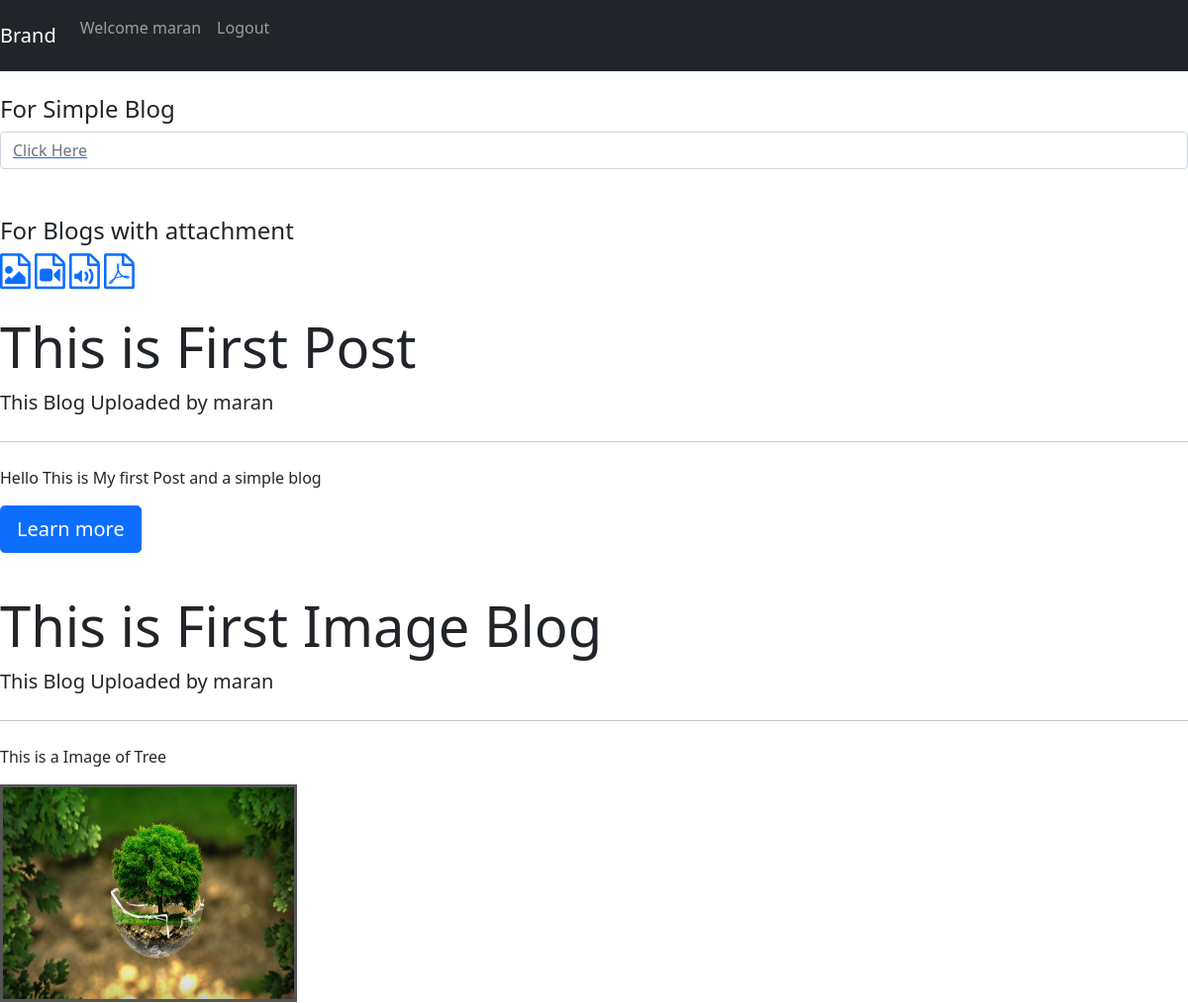
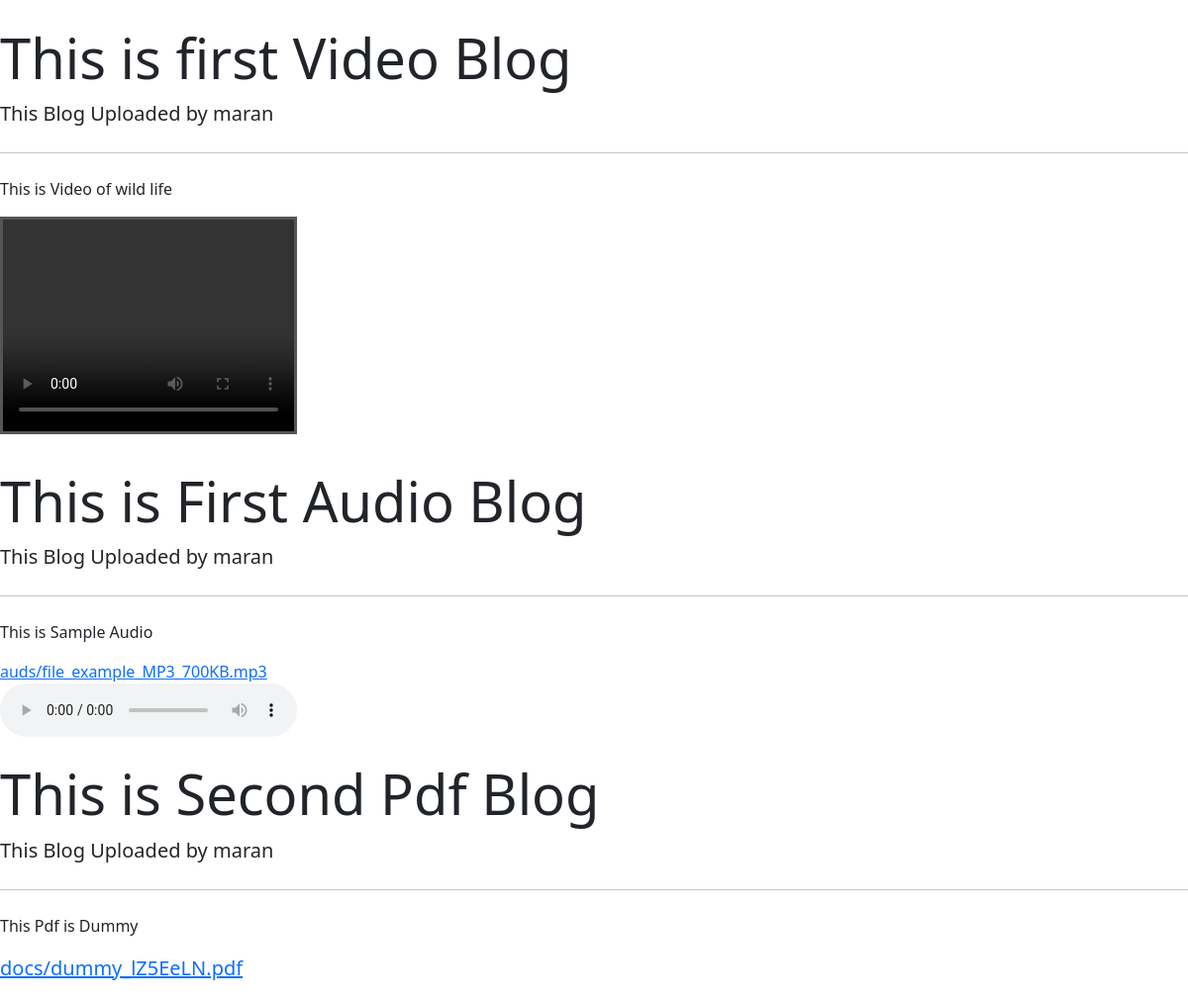
Screenshot of /blog/ (signed in) with the database file from the repository (2 pictures, top to bottom).
### blog/models.py (models this page shows, shortened)
class Blog(models.Model):
    user = models.ForeignKey(User, on_delete=models.CASCADE, related_name='blo')
    title = models.CharField(max_length=264)
    post = models.TextField()
    Image = models.ImageField(upload_to='pics',blank = True)
    Video = models.FileField(upload_to ='vids',blank = True)
    audio = models.FileField(upload_to ='auds',blank = True)
    documents = models.FileField(upload_to ='docs',blank = True)

### blog/views.py (the view)
# urls.py: path('', views.homeblog, name='homeblog'),
def homeblog(request):
    model = Blog.objects.all()
    if request.method == "POST":
        username = request.POST['username']
        password = request.POST['password']
        user = authenticate(request, username=username,password=password)
        if user:
            login(request,user)
    return render(request,'sim/home.html',{'model':model})

### blog/templates/sim/home.html (shortened to what this page needs)
{% extends 'sim/base.html' %}
{% block body_block %}
{% if user.is_authenticated %}
<br>
<div class="post">
  <h4>For Simple Blog</h4>
  <a href="{% url 'normal' pk=user.id %}"><input type="text" class="form-control" placeholder="Click Here"></a><br><br>
  <h4>For Blogs with attachment</h4>
  <a href="{% url 'image' pk=user.id %}"><i class="fa fa-file-image-o" style="font-size:36px"></i></a> <a href="{% url 'video' pk=user.id %}"><i class="fa fa-file-video-o" style="font-size:36px"></i></a> <a href="{% url 'audio' pk=user.id %}"><i class="fa fa-file-audio-o" style="font-size:36px"></i></a> <a href="{% url 'document' pk=user.id %}"><i class="fa fa-file-pdf-o" style="font-size:36px"></i></a>
</div>
<br>
{% for item in model %}
<div class="jumbotron">
  <h1 class="display-4">{{item.title}}</h1>
  <p class="lead">This Blog Uploaded by {{item.user}}</p>
  <hr class="my-4">
  <p>{{item.post|slice:"0:55"}}</p>
  {% if item.Image %}
  <p class="lead">
    <a href="{% url 'detailblog' pk=item.id %}" role="button"><img src="{{ item.Image.url }}" alt="image broken" height="220" width="300"></a>
  </p>
  {% elif item.Video %}
  <p class="lead">
    <a href="{% url 'detailblog' pk=item.id %}" role="button"><video width="300" height="220" controls>
      <source src="{{ item.Video.url }}" type="video/mp4">
      </video></a>
  </p>
  {% elif item.audio %}
  <a href="{% url 'detailblog' pk=item.id %}" role="button">{{ item.audio }}</a>
  <p class="lead">
    <audio controls>
      <source src="{{ item.audio.url }}" type="audio/ogg">
      </audio>
  </p>
  {% elif item.documents %}
  <p class="lead">
    <a href="{% url 'detailblog' pk=item.id %}" role="button">{{item.documents}}</a>
  </p>
  {% else %}
  <p class="lead">
    <a class="btn btn-primary btn-lg" href="{% url 'detailblog' pk=item.id %}" role="button">Learn more</a>
  </p>
</div><br>
{% endif %}
{% endfor %}
{% endif %}
{% endblock %}

### blog/templates/sim/base.html (shortened to what this page needs)
<!DOCTYPE html>
{% load static %}
<html lang="en" dir="ltr">
  <head>
    <link rel="stylesheet" href="https://cdn.jsdelivr.net/npm/bootstrap@5.1.3/dist/css/bootstrap.min.css">
    <link rel="stylesheet" href="{% static 'cloud.css' %}">
    <link rel="stylesheet" href="https://cdnjs.cloudflare.com/ajax/libs/font-awesome/4.7.0/css/font-awesome.min.css">
  </head>
  <body>
    {% if user.is_authenticated %}
    <nav class="navbar navbar-expand-lg navbar-dark bg-dark">
      <a class="navbar-brand" href="{% url 'homeblog' %}">Brand</a>
      <div class="collapse navbar-collapse" id="navbarSupportedContent">
        <ul class="navbar-nav mr-auto">
          <li class="nav-item">
            <p class="nav-link">Welcome {{user}}</p>
          </li>
          <li class="nav-item">
            <a class="nav-link" href="{% url 'outblog' %}">Logout</a>
          </li>
        </ul>
      </div>
    </nav>
    {% endif %}
    {% block body_block %}
    {% endblock %}
  </body>
</html>

### static/cloud.css (style rules this page uses)
img { border: 3px solid #555; margin-bottom: 10px; }
video { border: 3px solid #555; margin-bottom: 10px; }

### rows the page displays
Blog: title "This is First Post", user "maran", post "Hello This is My first Post and a simple blog", Image "Learn more"
Blog: title "This is First Image Blog", user "maran", post "This is a Image of Tree", Image (picture)
Blog: title "This is first Video Blog", user "maran", post "This is Video of wild life"
Blog: title "This is First Audio Blog", user "maran", post "This is Sample Audio", audio "auds/file_example_MP3_700KB.mp3"
Blog: title "This is Second Pdf Blog", user "maran", post "This Pdf is Dummy", documents "docs/dummy_lZ5EeLN.pdf"

### other values shown
{{ user }} "maran"
